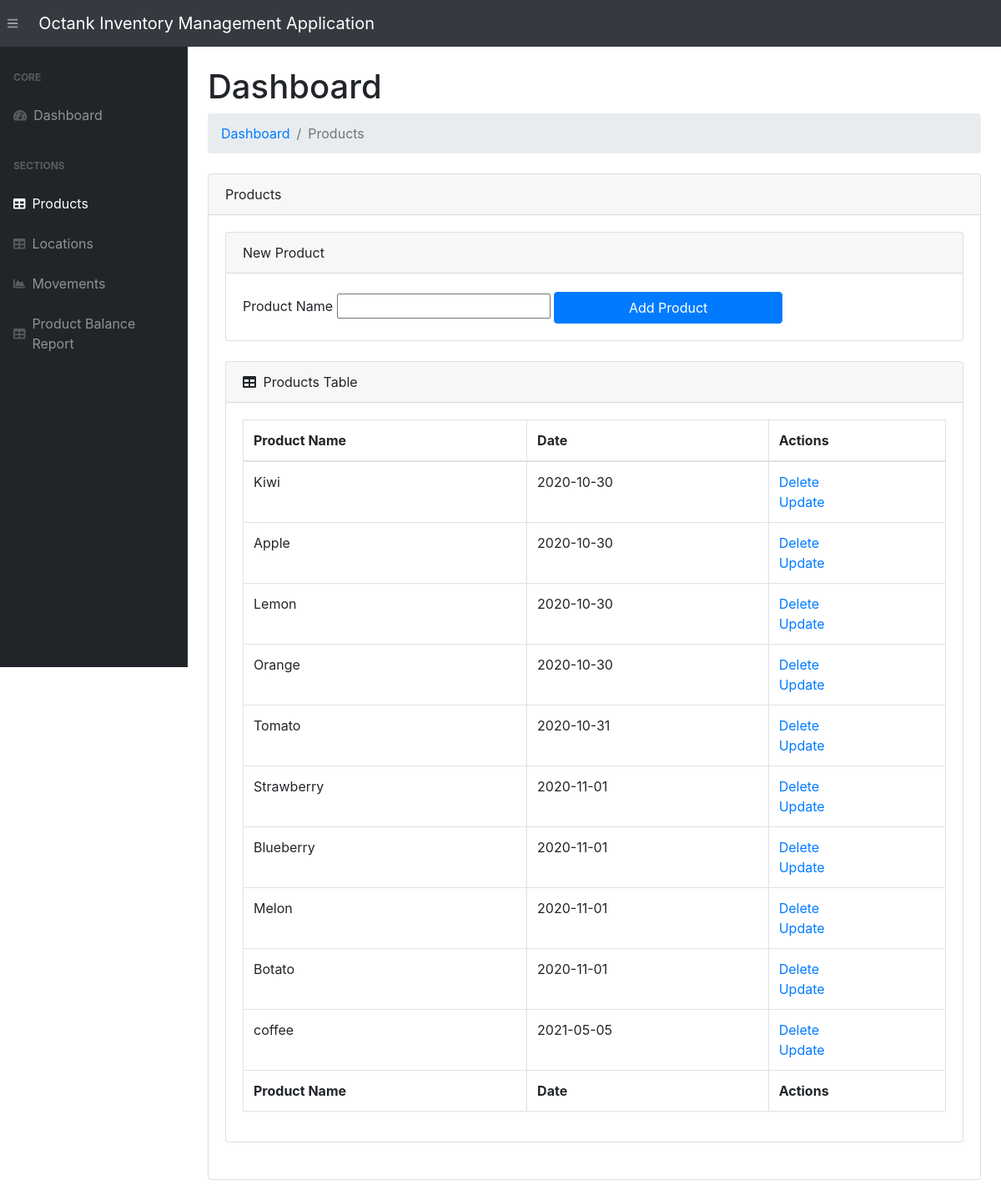
/products/, run on an earlier commit of the app's database.
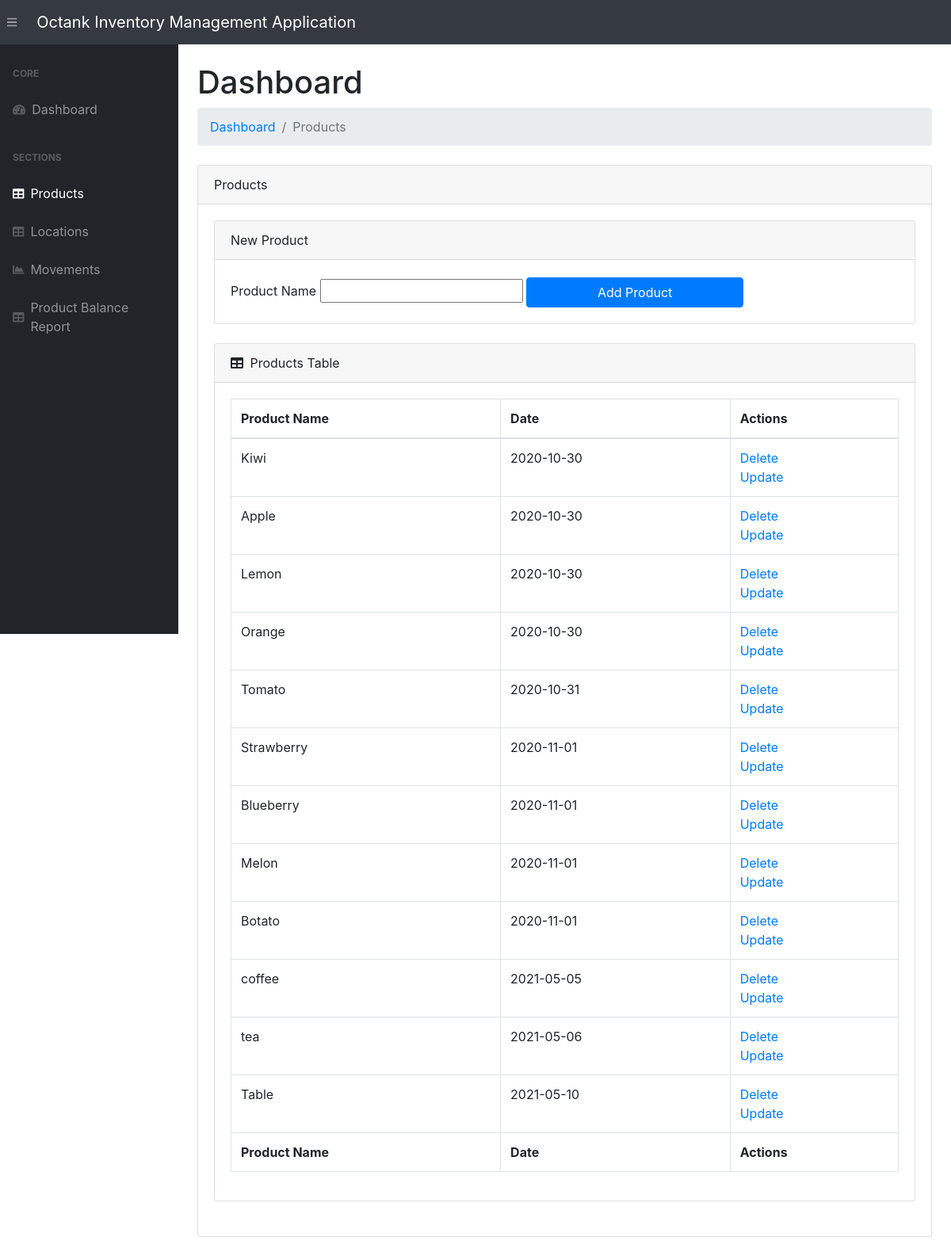
And on a later commit of the database.
### app.py (models this page shows, shortened)
class Product(db.Model):
    __tablename__ = 'products'
    product_id      = db.Column(db.String(200), primary_key=True)
    date_created    = db.Column(db.DateTime, default=datetime.utcnow)

### app.py (the view)
@app.route('/products/', methods=["POST", "GET"])
def viewProduct():
    if (request.method == "POST") and ('product_name' in request.form):
        product_name = request.form["product_name"]
        new_product = Product(product_id=product_name)
        try:
            db.session.add(new_product)
            db.session.commit()
            return redirect("/products/")
        except:
            products = Product.query.order_by(Product.date_created).all()
            return "There Was an issue while add a new Product"
    else:
        products = Product.query.order_by(Product.date_created).all()
        return render_template("products.html", products=products)

### templates/products.html (shortened to what this page needs)
{% extends 'base.html' %}
{% block content %}
<main>
    <div class="container-fluid">
        <h1 class="mt-4">Dashboard</h1>
        <ol class="breadcrumb mb-4">
            <li class="breadcrumb-item"><a href="/">Dashboard</a></li>
            <li class="breadcrumb-item active">Products</li>
        </ol>
        <div class="card mb-4">
            <div class="card-header">Products</div>
            <div class="card-body">
                <div class="card mb-4">
                    <div class="card-header">New Product</div>
                    <div class="card-body">
                        <form action="/products/" method="POST" id="product_form">
                            <label for="product_name" class="col-form-label">Product Name</label>
                            <input type="text" name="product_name" id="product_name">
                            <input id="submitProduct" value="Add Product" class="btn btn-primary">
                        </form>
                    </div>
                </div>
                <div class="card mb-4">
                <div class="card-header">
                    <i class="fas fa-table mr-1"></i>
                    Products Table
                </div>
                <div class="card-body">
                    <div class="table-responsive">
                        {% if products|length < 1 %}
                        <h4>There are no Products, add one above</h4>
                        {% else %}
                        <table class="table table-bordered" id="dataTable" width="100%" cellspacing="0">
                            <thead>
                                <tr>
                                    <th>Product Name</th>
                                    <th>Date</th>
                                    <th>Actions</th>
                                </tr>
                            </thead>
                            <tfoot>
                                <tr>
                                    <th>Product Name</th>
                                    <th>Date</th>
                                    <th>Actions</th>
                                </tr>
                            </tfoot>
                            <tbody>
                                {% for product in products %}
                                <tr>
                                    <td>{{ product.product_id }}</td>
                                    <td>{{ product.date_created.date() }}</td>
                                    <td>
                                        <a href="/delete-product/{{ product.product_id }}">Delete</a>
                                        <br>
                                        <a href="/update-product/{{ product.product_id }}">Update</a>
                                    </td>
                                </tr>
                                {% endfor %}
                            </tbody>
                        </table>
                        {% endif %}
                </div>
            </div>
                </div>
            </div>
        </div>
    </div>
</main>
{% endblock %}

### templates/base.html (shortened to what this page needs)
<!DOCTYPE html>
<html lang="en">
<head>
    <link rel="stylesheet" href="{{ url_for('static', filename='css/bootstrap/styles.css')}}">
    <link href="https://cdn.datatables.net/1.10.20/css/dataTables.bootstrap4.min.css" rel="stylesheet" />
</head>
<body class="sb-nav-fixed">
    <nav class="sb-topnav navbar navbar-expand navbar-dark bg-dark">
        <button class="btn btn-link btn-sm order-1 order-lg-0" id="sidebarToggle" href="#"><i class="fas fa-bars"></i></button>
        <a class="navbar-brand" href="/">Octank Inventory Management Application</a>
    </nav>
    <div id="layoutSidenav">
        <div id="layoutSidenav_nav">
            <nav class="sb-sidenav accordion sb-sidenav-dark" id="sidenavAccordion">
                <div class="sb-sidenav-menu">
                    <div class="nav">
                        <div class="sb-sidenav-menu-heading">Core</div>
                        <a class="nav-link" href="/">
                            <div class="sb-nav-link-icon"><i class="fas fa-tachometer-alt"></i></div>
                            Dashboard
                        </a>
                        <div class="sb-sidenav-menu-heading">Sections</div>
                        <a class="nav-link" href="/products/">
                            <div class="sb-nav-link-icon"><i class="fas fa-table"></i></div>
                            Products
                        </a>
                        <a class="nav-link" href="/locations/">
                            <div class="sb-nav-link-icon"><i class="fas fa-table"></i></div>
                            Locations
                        </a>
                        <a class="nav-link" href="/movements/">
                            <div class="sb-nav-link-icon"><i class="fas fa-chart-area"></i></div>
                            Movements
                        </a>
                        <a class="nav-link" href="/product-balance/">
                            <div class="sb-nav-link-icon"><i class="fas fa-table"></i></div>
                            Product Balance Report
                        </a>
                    </div>
                </div>
            </nav>
        </div>
        <div id="layoutSidenav_content">
            {% block content %}
            {% endblock %}
        </div>
    </div>
</body>
</html>

What changed in the data, as far as the page shows it:
added Product: product_id "tea", date_created "2021-05-06"
added Product: product_id "Table", date_created "2021-05-10"
